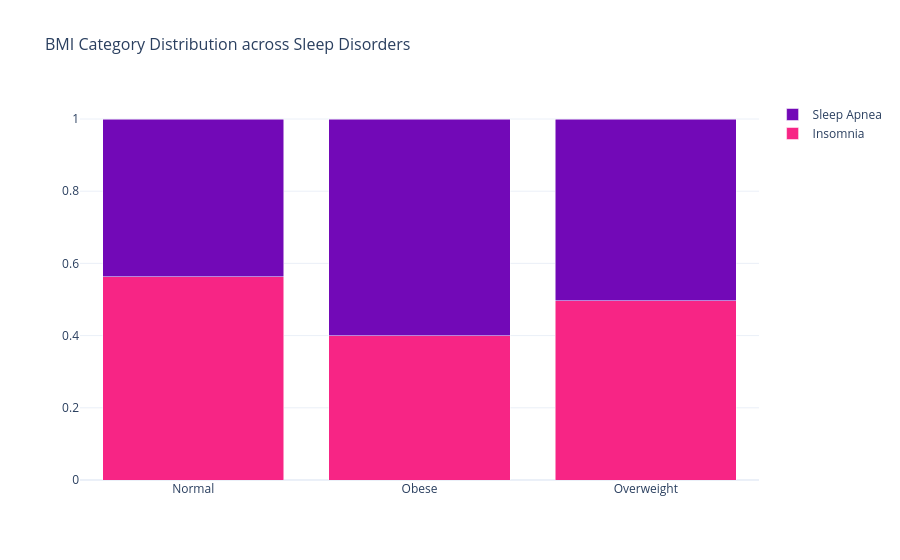

Source (notebook cell):
### Markdown cell above
* Higher lifestyle scores reliably track to higher sleep efficiency.
* Apnea and Insomnia patients show dense separate islands, indicating clustering by these composite health measures.

### Code cell
%%time
# 3.8 - BMI Category × Disorder grouped bar chart
bmi_dist = pd.crosstab(df['BMI Category'], df['Sleep Disorder'], normalize='index')
fig = go.Figure()
for disorder in bmi_dist.columns:
    fig.add_trace(go.Bar(x=bmi_dist.index, y=bmi_dist[disorder], name=disorder, marker_color=TARGET_COLORS.get(disorder, '#333')))
fig.update_layout(barmode='stack', template='plotly_white', title_text='BMI Category Distribution across Sleep Disorders', title_font_size=16)
fig.show()

### Figure 1 — Plotly figure (JSON) as saved in the notebook; plotly's stock layout.template omitted (floating-point values rounded to 4 significant figures)
{"data": [{"marker": {"color": "#f72585"}, "name": "Insomnia", "type": "bar", "x": ["Normal", "Obese", "Overweight"], "y": [0.5625, 0.4, 0.4961]}, {"marker": {"color": "#7209b7"}, "name": "Sleep Apnea", "type": "bar", "x": ["Normal", "Obese", "Overweight"], "y": [0.4375, 0.6, 0.5039]}], "layout": {"barmode": "stack", "title": {"font": {"size": 16}, "text": "BMI Category Distribution across Sleep Disorders"}}}
